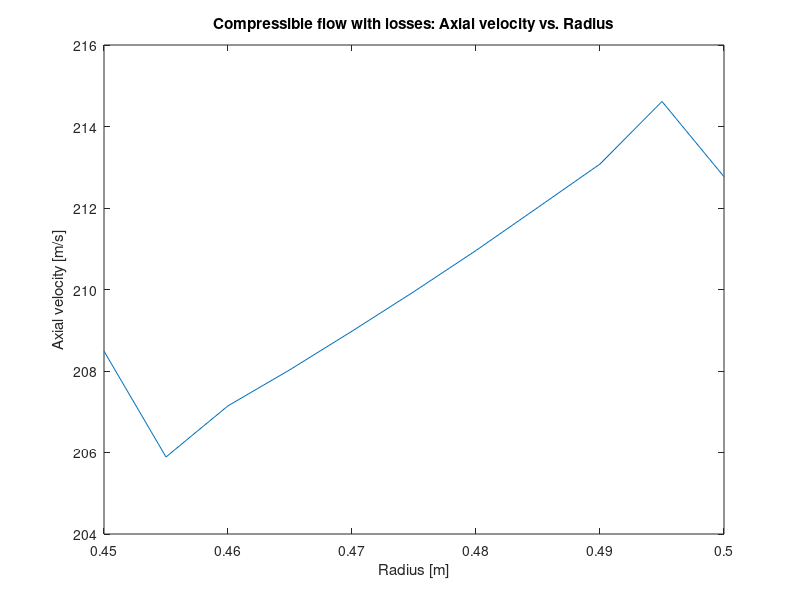
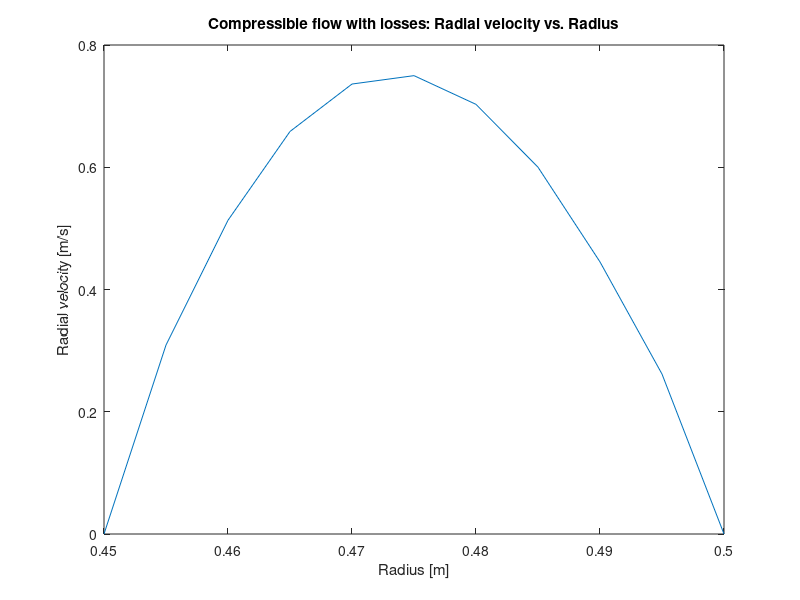
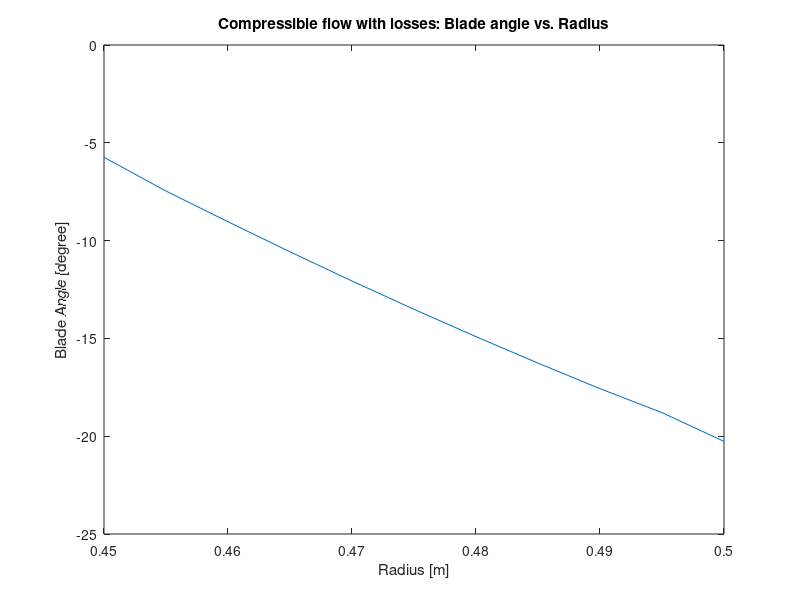
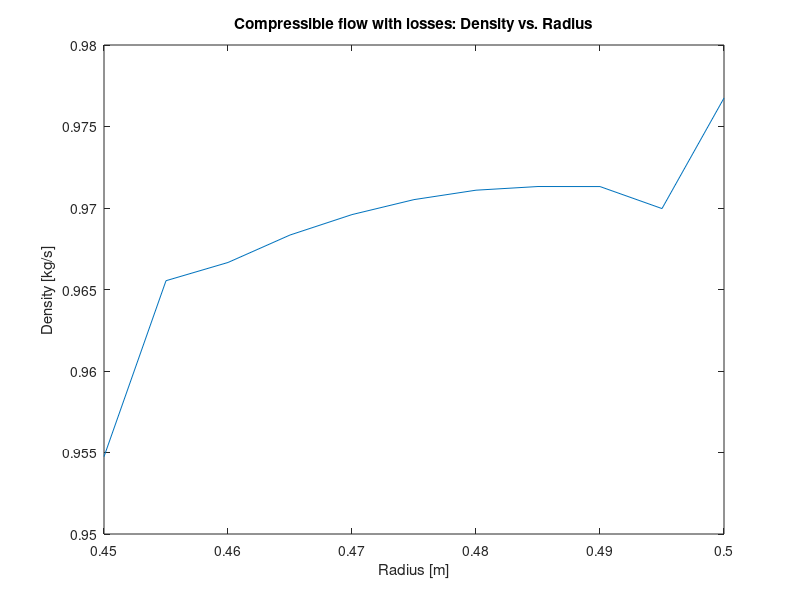

Reproduce these figures in MATLAB, in order. (Note: this script raises an error after producing the figures.)
%%%                 MECH 535 - Turbomachinery & Propulsion - Project 1                 %%%

% Presented to Prof. Habashi - Fall 2018 - November 29th

% Ridwan Ahmed      - 260623365
% Beshr Alalawi     - 260639312
% Numan Malik       - 260483006
% Zechen Ren        - 260765431

clear all
close all
clc
for COMP=1:-1:0 %This will provide compressible solution followed by incompressible
% COMP = 0; %SET TO ZERO FOR INCOMPRESSIBLE/ZERO LOSS DESIGN

%%                 GIVEN PARAMETERS                 %%

% Before rotor, rC?1 = 39.3m2/s (constant with radius: free vortex)
% After rotor, rC?2 = 117.8m2/s (constant with radius: free vortex)
% N = 6000rpm
% rshroud = 0.50m
% rhub = 0.45m
% mass flow(m) = 30.4kg/s
% To(inlet) = 288K
% po(inlet) = 1.5kg/m3
% w, at blade trailing edge = 0.03

%%                 SETTING KNOWN VARIBLES                 %%

OMEGA = 6000*pi*2/60; %[rad/s]
RSHROUD = 0.5; %[m]
RHUB = 0.45; %[m]
XMASS = 30.4; %[kg/s]
TO1 = 288; %[K]
PO1 = 100000; %[Pa]
DENSO1 = 1.5; %[kg/m3]
if COMP==1
OMEGLOS = 0.3; %[@ T.E.]
else
OMEGLOS = 0;    
end  
CP = 1005; %[J/kg*K]
GAMMA = 1.4/(1.4-1);
RGAS = 287; %[J/kg*K]
NSTATN = 51;
NSTRM = 11;
NLE=21;
NTE=31;
RCUBR=39.3;  %m2/s
RCUAR=117.8; %m2/s
H = (RSHROUD-RHUB)/(NSTRM-1);
delr=(RSHROUD-RHUB)/(NSTRM-1);
delz=delr;

%%                 Initializing Variables with Dimension                   %%
                        %In the following form: 
%   [1,1  1,2  1,3  1,4  1,5 ....  1,51
%    2,1  2,2  2,3  2,4  2,5 ....  2,51
%    3,1  3,2  3,3  3,4  3,5 ....  3,51
%      .    .    .    .    . ....     .
%   11,1 11,2 11,3 11,4 11,5 .... 11,51]

PSI = zeros(NSTRM,NSTATN);
DENSITY = ones(NSTRM,NSTATN);
RADIUS = zeros(NSTRM,NSTATN);
RCU = zeros(NSTRM,NSTATN);
CZ = zeros(NSTRM,NSTATN);
CR = zeros(NSTRM,NSTATN);

HTOTAL = zeros(NSTRM,NSTATN);
PTOTAL = zeros(NSTRM,NSTATN);

RHS = zeros(NSTRM,NSTATN);
ENTROPY = zeros(NSTRM,NSTATN);

A = zeros(NSTRM,NSTATN);
B = zeros(NSTRM,NSTATN);
DENRAD = zeros(NSTRM,NSTATN);

%%                 Setting Tolerance                 %%
TOLPSI = 0.00001;
TOLRHS = 0.01;
TOLDEN = 0.001;

%%                 1. INITIALIZE VALUE OF PSI, DENSITY, RADIUS, HTOTAL, PTOTAL, RCU                 %%

%Inputing initial HTOTAL values 
HTOTAL(:,:) = TO1*CP;
PTOTAL(:,:) = PO1;

for j=0:10
    RADIUS(j+1,:)= RSHROUD-j*delr;
end
for j=1:NSTRM
    PSI(j,:) = (((RADIUS(j,j)).^2)-(RHUB.^2))/((RSHROUD.^2)-(RHUB.^2));
end
DENSITY(:,:) = DENSO1;

% initializing RCU which is given in the project and unchanging   
for i=1:NSTATN
    if (i <= NLE)
        RCU(:,i)=RCUBR; 
    elseif (i >= NTE)                   
        RCU(:,i)=RCUAR;   
    else
        RCU(:,i)=RCUBR+((RCUAR-RCUBR)/(NTE-NLE))*(i-NLE);   
    end       
end

%%                 2. Initializing CR & CX                 %%

%CR stays the zero as with the inital values of psi there is zero gradient 
%in the axial direction as such CR is zero
for i=1:NSTATN
for j=NSTRM:-1:1
    if j==NSTRM
        CZ(j,i)=(XMASS/(2*pi*DENSITY(j,i)*RADIUS(j,i)))*((PSI(j-1,i)-PSI(j,i))/delr);
    elseif j==1
        CZ(j,i)=(XMASS/(2*pi*DENSITY(j,i)*RADIUS(j,i)))*((PSI(j,i)-PSI(j+1,i))/delr);
    else
        CZ(j,i)=(XMASS/(2*pi*DENSITY(j,i)*RADIUS(j,i)))*((PSI(j-1,i)-PSI(j+1,i))/(2*delr));
    end
end
end

%%                 6. REPEAT STEP 2-5 UNTIL CONVERGENCE (Big Loop)                 %%
                            %%% START OF MAIN LOOP %%%
ERRDEN=1; %To get loop started
ERRRHS=1;

NN=0; %COUNTER FOR MAIN LOOP

while ((ERRRHS>TOLRHS && ERRDEN>TOLDEN) && NN<100)
      NN=NN+1;

    %%                 2. CALCULATING THE VELOCITY FIELD CX AND CR                 %%

    for i=1:NSTATN
    for j=NSTRM:-1:1
        if i==1
           CR(j,i)=-(XMASS/(2*pi*DENSITY(j,i)*RADIUS(j,i)))*((PSI(j,i+1)-PSI(j,i))/delz);
        elseif i==NSTATN
           CR(j,i)=-(XMASS/(2*pi*DENSITY(j,i)*RADIUS(j,i)))*((PSI(j,i)-PSI(j,i-1))/delz);
        else
           CR(j,i)=-(XMASS/(2*pi*DENSITY(j,i)*RADIUS(j,i)))*((PSI(j,i+1)-PSI(j,i-1))/(2*delz));
        end
    end
    end   
    for i=1:NSTATN
    for j=NSTRM:-1:1
        if j==NSTRM
            CZ(j,i)=(XMASS/(2*pi*DENSITY(j,i)*RADIUS(j,i)))*((PSI(j-1,i)-PSI(j,i))/delr);
        elseif j==1
            CZ(j,i)=(XMASS/(2*pi*DENSITY(j,i)*RADIUS(j,i)))*((PSI(j,i)-PSI(j+1,i))/delr);
        else
            CZ(j,i)=(XMASS/(2*pi*DENSITY(j,i)*RADIUS(j,i)))*((PSI(j-1,i)-PSI(j+1,i))/(2*delr));
        end
    end
    end

    %%                 3. CALCULATING THERMODYNAMIC VARIABLES STATION BY STATION                 %%
        
    % 3.1 UPDATING THE DENSITY ON THE INLET
        for j=1:NSTRM
            CSQ = ((RCU(j,1)/RADIUS(j,1)).^2) + CZ(j,1).^2 + CR(j,1).^2;
            HSTATIC = HTOTAL(j,1) - CSQ/2;
            PSTATIC = PTOTAL(j,1) * (HSTATIC/HTOTAL(j,1)).^GAMMA;
            if COMP == 1
            DENSITY(j,1) = PSTATIC/(RGAS*HSTATIC/CP);
            end
        end

    % 3.2 SWEEP THE PLANES FROM PLANE 2 TO NSTTN

        NLE =21;
        NTE =31;

        ERRDENS = 0;
        CHANGE = 0;

        for i=2:NSTATN
            
                LEFT = i-1;
            if (i > NLE) && (i < NTE)
                LEFT = NLE;
            end

            NSTART = NSTRM;
            PSIDN = PSI(NSTART,LEFT);
            PSIUP = PSI(NSTART-1,LEFT);

            % Locating Origins Streamline %
            for j=NSTRM:-1:1
               DESIRED = PSI(j,i);
                while (~(DESIRED <= PSIUP && DESIRED >= PSIDN))
                    NSTART = NSTART-1;
                    PSIDN = PSI(NSTART,LEFT);
                    PSIUP = PSI(NSTART-1,LEFT);
                    if ( NSTART == 1 )
                        disp('CANNOT TRACE STREAMLINE')
                        break
                    end
                end
                % streamline origin is found 
                DELTA = (DESIRED-PSIDN)/(PSIUP-PSIDN);

                ROTATE = 0;
                if (i > NLE) && (i <= NTE)
                    ROTATE = OMEGA;
                end

                RCU1       =DELTA*(RCU(NSTART-1,LEFT)-RCU(NSTART,LEFT))+RCU(NSTART,LEFT);
                HTOTAL1    =DELTA*(HTOTAL(NSTART-1,LEFT)-HTOTAL(NSTART,LEFT))+HTOTAL(NSTART,LEFT);
                PTOTAL1    =DELTA*(PTOTAL(NSTART-1,LEFT)-PTOTAL(NSTART,LEFT))+PTOTAL(NSTART,LEFT);
                RAD1       =DELTA*(RADIUS(NSTART-1,LEFT)-RADIUS(NSTART,LEFT))+RADIUS(NSTART,LEFT);

                DENS1      =DELTA*(DENSITY(NSTART-1,LEFT)-DENSITY(NSTART,LEFT))+DENSITY(NSTART,LEFT);
                CZ1        =DELTA*(CZ(NSTART-1,LEFT)-CZ(NSTART,LEFT))+CZ(NSTART,LEFT);
                CR1        =DELTA*(CR(NSTART-1,LEFT)-CR(NSTART,LEFT))+CR(NSTART,LEFT);
                ENTROP1    =DELTA*(ENTROPY(NSTART-1,LEFT)-ENTROPY(NSTART,LEFT))+ENTROPY(NSTART,LEFT);
                C1SQ       =CZ1.^2+CR1.^2+(RCU1/RAD1).^2;
                HSTAT1     =HTOTAL1 - (C1SQ/2);
                PSTAT1     =PTOTAL1 * (HSTAT1/HTOTAL1).^GAMMA ;

                ROTALP1    =HTOTAL1 - ROTATE * RCU1;
                HOR2       =ROTALP1 + ((ROTATE * RADIUS(j,i)).^2 )/ 2;
                HOR1       =ROTALP1 + (ROTATE * RAD1).^2 / 2;
                POR1       =PTOTAL1 * (HOR1/HTOTAL1).^GAMMA;
                POR2IDL    =POR1 * (HOR2/HOR1).^GAMMA;

                if (i > NLE) && (i <= NTE)
                    OMEGLOSS = OMEGLOS*(i-NLE)/(NTE-NLE);
                    PLOSS = OMEGLOSS * (POR1-PSTAT1);
                else
                    OMEGLOSS = 0.0;
                    PLOSS = 0.0;
                end
                POR2       =POR2IDL - PLOSS;

                %PROJECT 1: ROTOR WITH RCU SPECIFIED
                RCU(j,i) = RCU1;           
                if ( i > NLE && i <= NTE )
                    RCU(:,i)=RCUBR+((RCUAR-RCUBR)/(NTE-NLE))*(i-NLE);   
                end
                
                %COMMON CALCULATION BLOCK

                CU          =RCU(j,i)/RADIUS(j,i);
                VU          =CU - ROTATE * RADIUS(j,i);
                V2SQ        =VU.^2 + CZ(j,i).^2 + CR(j,i).^2;
                C2SQ        =CU.^2 + CZ(j,i).^2 + CR(j,i).^2;
                HSTATIC     =HOR2-V2SQ/2;
                HTOTAL(j,i) =HSTATIC + C2SQ/2;
                PTOTAL(j,i) =POR2 * (HTOTAL(j,i)/HOR2).^GAMMA;
                PSTATIC     =PTOTAL(j,i) * (HSTATIC/HTOTAL(j,i)).^GAMMA;
                if COMP == 1
                DENSOLD     =DENSITY(j,i);
                DENSITY(j,i)=PSTATIC/(RGAS*HSTATIC/CP);
                CHANGE      =abs(DENSOLD-DENSITY(j,i));
                ERRDENS     =max(CHANGE,ERRDENS);
                end
                ENTROPY(j,i)=CP * log(HTOTAL(j,i)/HTOTAL1) - RGAS * log(PTOTAL(j,i)/PTOTAL1) + ENTROP1;
            end
        end

    %%                 4. ASSEMBLE THE RHS FOR UNKNOWN NODES I.E. ALL NODES EXCEPT HUB/SHROUD                 %%

        ERRRHS = 0.0;
        CHANGE = 0.0;
        for i=1:NSTATN
            for j=NSTRM-1:-1:2
                RHSOLD      =RHS(j,i);
                CU          =RCU(j,i)/RADIUS(j,i);
                TSTATIC     =(HTOTAL(j,i)-(CZ(j,i).^2+CR(j,i).^2+CU.^2)/2)/CP;
                RHS(j,i)    = -(1/CZ(j,i)) * (2*pi/(2*delr*XMASS)) * (CU/RADIUS(j,i)*...
                              (RCU(j-1,i)-RCU(j+1,i))-(HTOTAL(j-1,i)-HTOTAL(j+1,i))+...
                              (TSTATIC*(ENTROPY(j-1,i)-ENTROPY(j+1,i))));
                CHANGE      =abs(RHS(j,i)-RHSOLD);
                ERRRHS      =max(ERRRHS,CHANGE);
            end
        end

    %%                 5. UPDATE THE STREAM FUNCTION PSI TO CONVERGENCE                 %%

        ERRPSI=1; %SET TO START LOOP
        N=1;
        DENRAD = DENSITY.*RADIUS;

        while ERRPSI>TOLPSI && N<500
                N=N+1;
                ERRPSI=0;
                for i=1:NSTATN
                    for j=NSTRM-1:-1:2
                        if i == NSTATN
                            B(j,i) = (2*PSI(j,i-1)/(DENRAD(j,i)))+...
                                     (PSI(j-1,i)/((DENRAD(j-1,i)+DENRAD(j,i))/2))+...
                                     (PSI(j+1,i)/((DENRAD(j+1,i)+DENRAD(j,i))/2));
                            A(j,i) = 1/((2/(DENRAD(j,i)))+...
                                     (1/((DENRAD(j-1,i)+DENRAD(j,i))/2))+...
                                     (1/((DENRAD(j+1,i)+DENRAD(j,i))/2)));                 
                        elseif i == 1
                            B(j,i) = (2*PSI(j,i+1)/(DENRAD(j,i)))+...
                                     (PSI(j-1,i)/((DENRAD(j-1,i)+DENRAD(j,i))/2))+...
                                     (PSI(j+1,i)/((DENRAD(j+1,i)+DENRAD(j,i))/2));
                            A(j,i) = 1/((2/(DENRAD(j,i)))+...
                                     (1/((DENRAD(j-1,i)+DENRAD(j,i))/2))+...
                                     (1/((DENRAD(j+1,i)+DENRAD(j,i))/2)));                              
                        else
                            B(j,i) = (PSI(j,i+1)/((DENRAD(j,i+1)+DENRAD(j,i))/2))+...
                                     (PSI(j,i-1)/((DENRAD(j,i-1)+DENRAD(j,i))/2))+...
                                     (PSI(j-1,i)/((DENRAD(j-1,i)+DENRAD(j,i))/2))+...
                                     (PSI(j+1,i)/((DENRAD(j+1,i)+DENRAD(j,i))/2));
                            A(j,i) = 1/((1/((DENRAD(j,i+1)+DENRAD(j,i))/2))+...
                                     (1/((DENRAD(j,i-1)+DENRAD(j,i))/2))+...
                                     (1/((DENRAD(j-1,i)+DENRAD(j,i))/2))+...
                                     (1/((DENRAD(j+1,i)+DENRAD(j,i))/2)));
                        end
                        PSIOLD=PSI(j,i);
                        PSIPSI = A(j,i)*(B(j,i)+(delz.^2)*RHS(j,i));
                        PSI(j,i)=0.5*PSIPSI+(1-0.5)*PSI(j,i);
                        CHANGE = abs(PSI(j,i)-PSIOLD);
                        ERRPSI = max(CHANGE,ERRPSI);     
                    end
                end
        end
end

%%                  OUTPUT OF RESULTS: QUESTION 1 & 2                 %%
k=0;
for i=1:NSTATN
    Z = real(i-1)*H;
    k=k+1;
    disp('STATION:'); disp(k)
    disp('  RADIUS:      PSI:    CX:        CR:      CM:       CU:       VU:       C:        V:')
    for j=1:NSTRM
        CU = RCU(j,i)/RADIUS(j,i);
        ROTATE = 0;
        if ( i >= NLE && i <= NTE); ROTATE = OMEGA;end
        VU = CU-ROTATE*RADIUS(j,i);
        C = sqrt(CR(j,i).^2+CZ(j,i).^2+CU.^2);
        V = sqrt(CR(j,i).^2+CZ(j,i).^2+VU.^2);
        CM = sqrt(CR(j,i).^2+CZ(j,i).^2);

        disp([RADIUS(j,i),PSI(j,i),CZ(j,i),CR(j,i),CM,CU,VU,C,V])
    end
    disp('  PSTATIC:  TSTATIC:  TTOTAL:   TREL:     PTOTAL:   PREL:      BETAZ:    ALPHAZ:    ')
    for j=1:NSTRM
        CU = RCU(j,i) / RADIUS(j,i);
        ROTATE = 0;
        if ( i >= NLE && i <= NTE); ROTATE = OMEGA;end
        VU = CU - ROTATE*RADIUS(j,i);
        BETAZ = atan(VU/CZ(j,i))*(180/pi);
        if i == NTE
            BETA_TE (j,1) = BETAZ;
        end
        ALPHAZ = atan(CU/CZ(j,i))*(180/pi);
        CSQ = CR(j,i).^2+CZ(j,i).^2+CU.^2;
        VSQ = CR(j,i).^2+CZ(j,i).^2+VU.^2;
        TTOTAL = HTOTAL(j,i)/CP;
        TSTATIC = TTOTAL - CSQ/(2*CP);
        TREL = TSTATIC + VSQ/(2*CP);
        PSTATIC = DENSITY(j,i)*RGAS*TSTATIC;
        PREL = PTOTAL(j,i)*(TREL/TTOTAL).^GAMMA;
        
        disp([PSTATIC/1000,TSTATIC,TTOTAL,TREL,PTOTAL(j,i)/1000,PREL/1000,BETAZ,ALPHAZ])    
    end
    disp('  RCU:       USPEED:   DENSITY:   Z:        ENTROPY:')
    for j=1:NSTRM
       ROTATE = 0;
       if ( i >= NLE && i <= NTE); ROTATE = OMEGA;end
       USPEED = RADIUS(j,i)*ROTATE;
       
       disp([RCU(j,i),USPEED,DENSITY(j,i),Z,ENTROPY(j,i)]) 
    end    
end
%%                   PLOTS: QUESTION 3                      %%
if COMP == 1
figure(1)
plot (RADIUS(:,NTE),CZ(:,NTE))
xlabel('Radius [m]');
ylabel('Axial velocity [m/s]');
title('Compressible flow with losses: Axial velocity vs. Radius');

figure(2)
plot (RADIUS(:,NTE),CR(:,NTE))
xlabel('Radius [m]');
ylabel('Radial velocity [m/s]');
title('Compressible flow with losses: Radial velocity vs. Radius');


figure(3)
plot (RADIUS(:,NTE),BETA_TE)
xlabel('Radius [m]');
ylabel('Blade Angle [degree]');
title('Compressible flow with losses: Blade angle vs. Radius');

figure(4)
plot (RADIUS(:,NTE),DENSITY(:,NTE))
xlabel('Radius [m]');
ylabel('Density [kg/s]');
title('Compressible flow with losses: Density vs. Radius');
else
figure(5)
plot (RADIUS(:,NTE),CZ(:,NTE))
hold on
CZ_ANA = 136*ones(NSTRM,1);
plot (RADIUS(:,NTE),CZ_ANA)
xlabel('Radius [m]');
ylabel('Axial velocity [m/s]');
title('Incompressible flow without losses: Axial velocity vs. Radius');
legend('Numerical','Analytical');

figure(6)
plot (RADIUS(:,NTE),CR(:,NTE),'LineWidth',4)
hold on
CR_ANA = zeros(NSTRM,1);
plot (RADIUS(:,NTE),CR_ANA,'LineWidth',2)
xlabel('Radius [m]');
ylabel('Radial velocity [m/s]');
title('Incompressible flow without losses: Radial velocity vs. Radius');
legend('Numerical','Analytical');

figure(7)
plot (RADIUS(:,NTE),BETA_TE,'LineWidth',4)
hold on
BETA_ANA = -427.2*RADIUS(:,NTE)+183.6;
plot (RADIUS(:,NTE),BETA_ANA,'LineWidth',2)
xlabel('Radius [m]');
ylabel('Blade Angle [degree]');
title('Incompressible flow without losses: Blade angle vs. Radius');
legend('Numerical','Analytical');

figure(8)
plot (RADIUS(:,NTE),DENSITY(:,NTE),'LineWidth',4)
hold on
DENSITY_ANA = 1.5*ones(NSTRM,1);
plot (RADIUS(:,NTE),DENSITY_ANA,'LineWidth',2)
xlabel('Radius [m]');
ylabel('Density [kg/s]');
title('Incompressible flow without losses: Density vs. Radius');
legend('Numerical','Analytical');
end

%%                 3D BLADE SHAPE: QUESTION 4                 %%

BETADEG=zeros(NTE-NLE+1,NTE-NLE+1);
YMAG=zeros(NTE-NLE+1,NTE-NLE+1);
BLADESHAPE=zeros(NTE-NLE+1,NTE-NLE+1);

for i=NLE:NTE
    for j=1:NSTRM
        CU = RCU(j,i) / RADIUS(j,i);
        ROTATE = 0;
        if ( i >= NLE && i <= NTE); ROTATE = OMEGA;end
        VU = CU - ROTATE*RADIUS(j,i);
        BETADEG(j,i-NLE+1) = atan(VU/CZ(j,i));
        YMAG(j,i-NLE+2)=CZ(j,i)*tan(BETADEG(j,i-NLE+1))*abs(VU/CZ(j,i))*delz; %abs(VU/CZ(j,i))*delz is the scaling factor
    end
end

for i=2:11
BLADESHAPE(:,i)=YMAG(:,i)+BLADESHAPE(:,i-1);
end

%Data from analytical solution @LE beta1h=55.15 beta2s=60  @TE betalh=8.64 beta2s=30

BETA_ANA=zeros(11,11);
BETA_ANA_LE = linspace(60,55.15,11)';
BETA_ANA_TE = linspace(30,8.64,11)';

for j=1:11
    BETA_ANA(j,:)=-linspace(BETA_ANA_LE(j),BETA_ANA_TE(j),11);
end

BETA_ANA(:,:) = BETA_ANA(:,:)*pi/180;

 for i=1:11
    for j=1:11   
        CU = RCU(j,i+20) / RADIUS(j,i);
        ROTATE=OMEGA;
        VU = CU - ROTATE*RADIUS(j,i);
        YANA(j,i+1)=136*tan(BETA_ANA(j,i))*abs(VU/136)*delz;
    end
end

BLADEANA = zeros(11,11);

for i=2:11
BLADEANA(:,i)=YANA(:,i)+BLADEANA(:,i-1);
end




if COMP == 1
figure(9)
legend('Compressible')
s=surf(BLADESHAPE);
s.EdgeColor = 'none';
s.FaceColor = 'r';
title('Blade Shape with BetaZ')
xlabel('Leading Edge   to   Trailing Edge')
ylabel('RADIUS')
else
hold on
t=surf(BLADESHAPE);
t.EdgeColor = 'none';
t.FaceColor = 'y';
title('Blade Shape with BetaZ')
xlabel('Leading Edge   to   Trailing Edge')
ylabel('RADIUS')
u=surf(BLADEANA);
u.EdgeColor = 'none';
u.FaceColor = 'b';
legend('Incompressible','ANALYTICAL')
hold off
end
end










